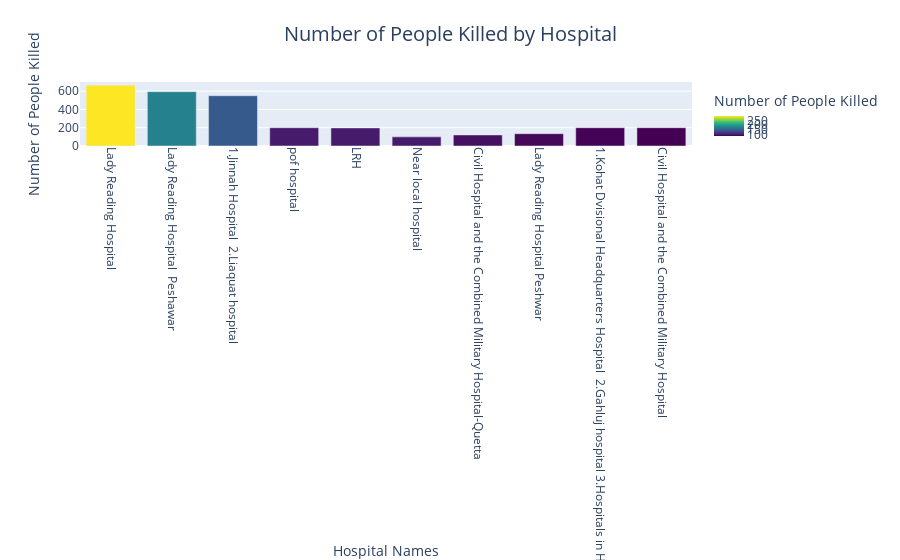

The cell this chart's notebook holds for it:
### Code cell
# Reset the index to make 'Hospital Names' a column
hospital_stats_sorted 

# Create the bar plot using Plotly
fig4 = px.bar(
    hospital_stats_sorted, 
    x='Hospital Names', 
    y='Injured Max', 
    title='Number of People Killed by Hospital',
    labels={'Killed Max': 'Number of People Killed', 'Hospital Names': 'Hospital Names',
            'Injured Max': 'Number of Injureds'},
    color='Killed Max',  # Color bars by the number of people killed
    color_continuous_scale='Viridis'  # Use the Viridis color scale
)

# Update layout for better visuals
fig4.update_layout(
    xaxis_title='Hospital Names',
    yaxis_title='Number of People Killed',
    title_font_size=20,
    title_x=0.5,
    xaxis_tickangle=90  # Rotate x-axis labels for better readability
)

# Show the figure
fig4.show()

### Figure 1 — Plotly figure (JSON) as saved in the notebook; plotly's stock layout.template omitted (floating-point values rounded to 4 significant figures)
{"data": [{"alignmentgroup": "True", "hovertemplate": "Hospital Names=%{x}<br>Number of Injureds=%{y}<br>Number of People Killed=%{marker.color}<extra></extra>", "legendgroup": "", "marker": {"color": [299, 179, 145, 100, 100, 100, 93, 88, 85, 84], "coloraxis": "coloraxis", "pattern": {"shape": ""}}, "name": "", "offsetgroup": "", "orientation": "v", "showlegend": false, "textposition": "auto", "type": "bar", "x": ["Lady Reading Hospital", "Lady Reading Hospital \nPeshawar ", "1.Jinnah Hospital \n2.Liaquat hospital ", "pof hospital", "LRH ", "Near local hospital ", "Civil Hospital and the Combined Military Hospital-Quetta", "Lady Reading Hospital Peshwar", "1.Kohat Dvisional Headquarters Hospital  2.Gahluj hospital 3.Hospitals in Hangu and Kohat ", "Civil Hospital and the Combined Military Hospital"], "xaxis": "x", "y": [665, 594, 550, 200, 198, 100, 121, 135, 200, 200], "yaxis": "y"}], "layout": {"barmode": "relative", "coloraxis": {"colorbar": {"title": {"text": "Number of People Killed"}}, "colorscale": [[0, "#440154"], [0.1111, "#482878"], [0.2222, "#3e4989"], [0.3333, "#31688e"], [0.4444, "#26828e"], [0.5556, "#1f9e89"], [0.6667, "#35b779"], [0.7778, "#6ece58"], [0.8889, "#b5de2b"], [1, "#fde725"]]}, "legend": {"tracegroupgap": 0}, "title": {"font": {"size": 20}, "text": "Number of People Killed by Hospital", "x": 0.5}, "xaxis": {"anchor": "y", "domain": [0, 1], "tickangle": 90, "title": {"text": "Hospital Names"}}, "yaxis": {"anchor": "x", "domain": [0, 1], "title": {"text": "Number of People Killed"}}}}
